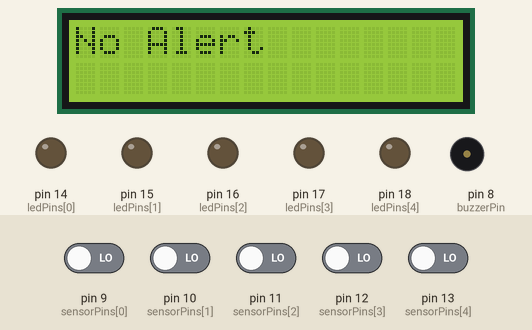
Simulated run of this sketch. Board: Arduino Uno, built with avr-gcc and run on an emulated ATmega328P. Shown: 16×2 character LCD, output pins drawn as LEDs (lit = HIGH), buzzer (waves = sounding, pin HIGH). The inputs (shaded band) are chosen by the test bench; at power-on: pin 9 (sensorPins[0]), pin 10 (sensorPins[1]), pin 11 (sensorPins[2]), pin 12 (sensorPins[3]), pin 13 (sensorPins[4]) LOW. What the sketch prints to the serial monitor is not drawn.

Above: at 1.2 s.
1.3 s: pin 9 (sensorPins[0]) driven HIGH
At 2.4 s:
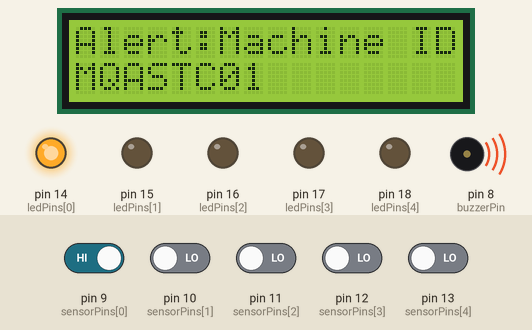
3.0 s: pin 10 (sensorPins[1]) driven HIGH
At 4.8 s:
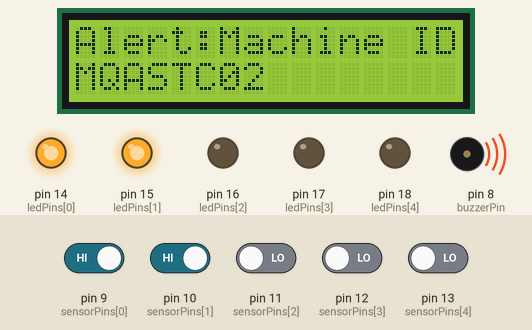
6.0 s: pin 11 (sensorPins[2]) driven HIGH
At 8.1 s:
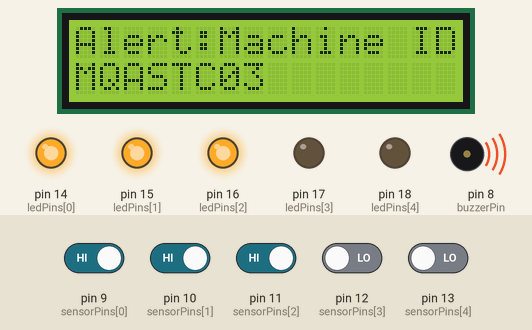
9.0 s: pin 9 (sensorPins[0]) driven LOW
At 10.5 s:
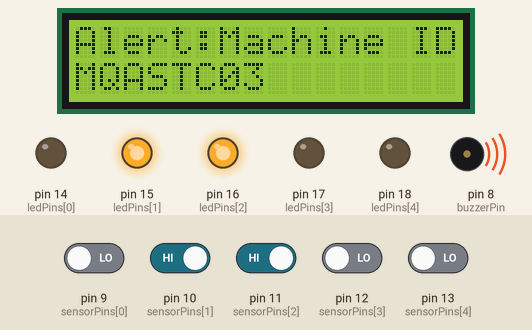
12.0 s: pin 12 (sensorPins[3]) driven HIGH
At 14.7 s:
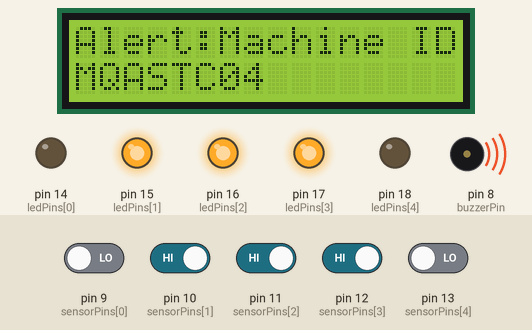
15.0 s: pin 10 (sensorPins[1]) driven LOW
At 17.3 s:
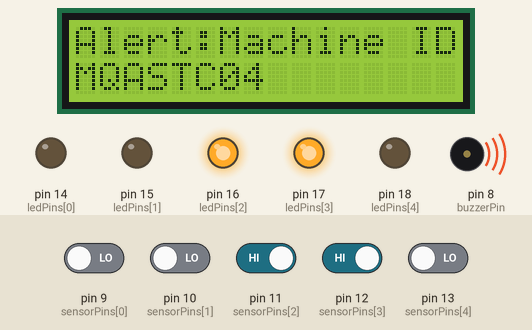
Timing chart, 0 to 18.8 s (numbered marks = the images above; inputs shaded):
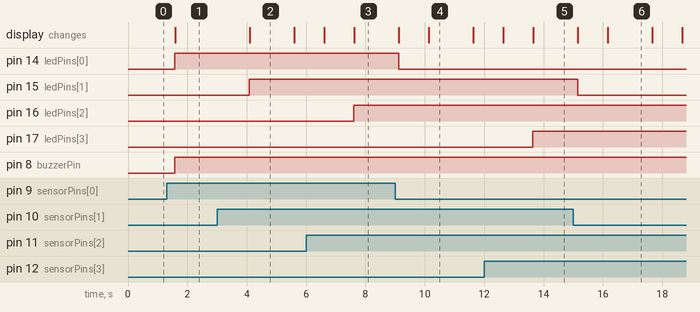

The sketch:

MachineMonitoringSystem.ino
```cpp
#include <LiquidCrystal.h>

LiquidCrystal lcd(7, 6, 5, 4, 3, 2);

const int sensorPins[] = {9, 10, 11, 12, 13};
const int buzzerPin = 8;
const int ledPins[] = {14, 15, 16, 17, 18};
bool sensorValues[5];
const char* machineIDs[] = {"MQASTC01", "MQASTC02", "MQASTC03", "MQASTC04", "MQASTC05"};

void setup() {
  lcd.begin(16, 2);
  pinMode(buzzerPin, OUTPUT);
  for (int i = 0; i < 5; i++) {
    pinMode(sensorPins[i], INPUT);
    pinMode(ledPins[i], OUTPUT);
  }
  Serial.begin(9600);
  lcd.clear();
  lcd.print("No Alert");
}

void loop() {
  bool alert = false;

  for (int i = 0; i < 5; i++) {
    sensorValues[i] = digitalRead(sensorPins[i]);
    Serial.print("Sensor ");
    Serial.print(i + 1);
    Serial.print(": ");
    Serial.println(sensorValues[i]);

    if (sensorValues[i] == HIGH) {
      digitalWrite(buzzerPin, HIGH);
      digitalWrite(ledPins[i], HIGH);
      lcd.clear();
      lcd.setCursor(0, 0);
      lcd.print("Alert:Machine ID");
      lcd.setCursor(0, 1);
      lcd.print(machineIDs[i]);
      delay(1000);
      alert = true;
    } else {
      digitalWrite(ledPins[i], LOW);
    }
  }

  if (!alert) {
    digitalWrite(buzzerPin, LOW);
    lcd.clear();
    lcd.print("No Alert");
  }

  delay(500); // Read delay
}
```

Measured:
- after the input at 1.3 s, pin 14 (ledPins[0]), pin 8 (buzzerPin): LOW → HIGH after 0.28 s; the display: changes after 0.29 s (image 1)
- after the input at 3.0 s, pin 15 (ledPins[1]): LOW → HIGH after 1.1 s; the display: changes after 1.1 s (image 2)
- after the input at 6.0 s, pin 16 (ledPins[2]): LOW → HIGH after 1.6 s; the display: first differs from a run without the input after 1.6 s (image 3)
- after the input at 9.0 s, pin 14 (ledPins[0]): HIGH → LOW after 0.12 s
- after the input at 12.0 s, pin 17 (ledPins[3]): LOW → HIGH after 1.6 s; the display: first differs from a run without the input after 1.6 s (image 5)
- after the input at 15.0 s, pin 15 (ledPins[1]): HIGH → LOW after 0.15 s
- what the display in image 2 shows lasts 1.5 s, from 4.1 s to 5.6 s
